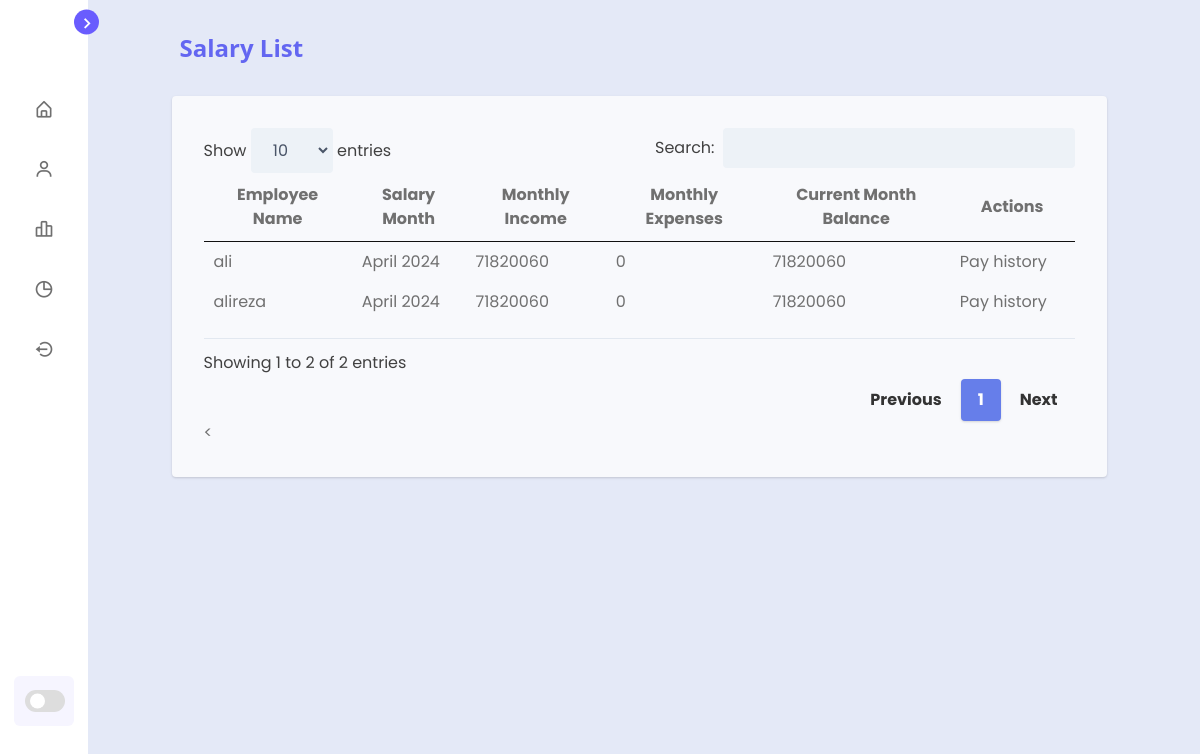
The app's page /salary/ (signed in) with its own data.
### getsalari/models.py (models this page shows, shortened)
class SalaryInformation(models.Model):
    id = models.AutoField(primary_key=True)
    employee = models.ForeignKey(Employee, on_delete=models.CASCADE)
    salary_month = models.DateField()
    monthly_income = models.DecimalField(max_digits=10, decimal_places=0)
    monthly_expenses = models.DecimalField(max_digits=10, decimal_places=0)
    current_month_balance = models.DecimalField(max_digits=10, decimal_places=0)

class Employee(models.Model):
    user = models.ForeignKey(User, on_delete=models.CASCADE)
    name = models.CharField(max_length=100)
    phone_number = models.CharField(max_length=15)
    address = models.TextField()
    hire_date = models.DateField(blank=True, null=True)
    employment_status = models.BooleanField(default=False)
    num_children = models.PositiveIntegerField(default=0, blank=True)

### getsalari/views.py (the view)
# urls.py: path('salary/', login_required(calculate_salary), name='calculate_salary'),
def calculate_salary(request):
    user_profile = get_object_or_404(UserProfile, user=request.user)
    employees = Employee.objects.filter(user=request.user)
    if not employees.exists():
        employees = []
    current_month = datetime.now().replace(day=1)  # تاریخ اولین روز از ماه جاری
    for employee in employees:
        total_salary = (
            user_profile.hourly_salary * 210 +
            user_profile.overtime_salary*0 +
            user_profile.the_right_of_the_child * employee.num_children +
            user_profile.ben_kargari +
            user_profile.right_to_housing +
            user_profile.base_years
        )
        salary_info, created = SalaryInformation.objects.get_or_create(
            employee=employee,
            salary_month=current_month,
            defaults={
                'monthly_income': total_salary,  # مقدار ماهیانه درآمد محاسبه شده
                'monthly_expenses': 0,  # مقدار ماهیانه هزینه‌ها محاسبه شده (در اینجا صفر قرار داده شده است)
            }
        )
    calculated_salaries = SalaryInformation.objects.filter(employee__user=request.user)
    context = {
        'user_profile': user_profile,
        'calculated_salaries': calculated_salaries,
    }
    return render(request, 'salary/salary_list.html', context)

### getsalari/templates/salary/salary_list.html (shortened to what this page needs)
{% extends 'base.html' %}
{% load static %}
{% block head %}
	<link href="https://unpkg.com/tailwindcss@2.2.19/dist/tailwind.min.css" rel=" stylesheet">
	<link rel="stylesheet" href="{% static 'css\jquery.dataTables.min.css' %}">
	<link href="https://cdn.datatables.net/responsive/2.2.3/css/responsive.dataTables.min.css" rel="stylesheet">
	{% endblock %}
	{% block content %}
<div class="container w-full md:w-5/6 xl:w-5/6  mx-auto px-0">
    <h1 class="flex items-center font-sans font-bold break-normal text-indigo-500 px-2 py-8 text-xl md:text-2xl">
        Salary List
    </h1>
    <div id='recipients' class="p-8 mt-6 lg:mt-0 rounded shadow bg-white mytable">
		<table id="example" class="stripe hover mytable" style="width:100%; padding-top: 0em;  padding-bottom: 1em;">
			<thead class="mytable">
				<tr class="mytable">
					<th>Employee Name</th>
					<th data-order="{{ salary_info.salary_month|date:'F Y' }}">Salary Month</th>
					<th>Monthly Income</th>
					<th>Monthly Expenses</th>
					<th>Current Month Balance</th>
					<th>Actions</th>
				</tr>
			</thead>
			<tbody class="mytable">
				{% for salary_info in calculated_salaries %}
				<tr class="{% if forloop.counter|divisibleby:2 %}even{% else %}odd{% endif %}" style="background-color: var(--mytable-color);color: var(--text-color);">
					<td>{{ salary_info.employee.name }}</td>
					<td>{{ salary_info.salary_month|date:"F Y" }}</td>
					<td>{{ salary_info.monthly_income }}</td>
					<td>{{ salary_info.monthly_expenses }}</td>
					<td>{{ salary_info.current_month_balance }}</td>
            <td class="action-buttons">
				<button class="pay-button" onclick="openEditForm({{ salary_info.id }})">Pay</button>
				<button class="pay-button" onclick="openEditedForm({{ salary_info.employee_id }}, '{{ salary_info.salary_month|date:"F" }}')">history</button>
            </td>
        </tr>
        {% endfor %}
    </tbody>
</table>
	<
{% endblock %}

### static/getsalari/style.css (style rules this page uses)
* { margin: 0; padding: 0; box-sizing: border-box; font-family: "Poppins", sans-serif; }
:root { --body-color: #e4e9f7; --sidebar-color: #fff; --primary-color: #695cfe; --primary-color-light: #f6f5ff; --toggle-color: #ddd; --text-color: #707070; --card-color: #ffffff; --table-color: #f8f9fc; --cardd-color: #f8f9fc; --carddd-color: #f8f9fc; --mytable-color: #f8f9fc; --search-color: #414141; --stylerow-color: #edf2f7; --tran-02: all 0.2s ease; --tran-03: all 0.3s ease; --tran-04: all 0.4s ease; --tran-05: all 0.5s ease; }
body { min-height: 100vh; background-color: var(--body-color); transition: var(--tran-05); }

### records on screen
SalaryInformation: employee.name "alireza", salary_month "April 2024", monthly_income "71820060", monthly_expenses "0", current_month_balance "71820060"
SalaryInformation: employee.name "ali", salary_month "April 2024", monthly_income "71820060", monthly_expenses "0", current_month_balance "71820060"
